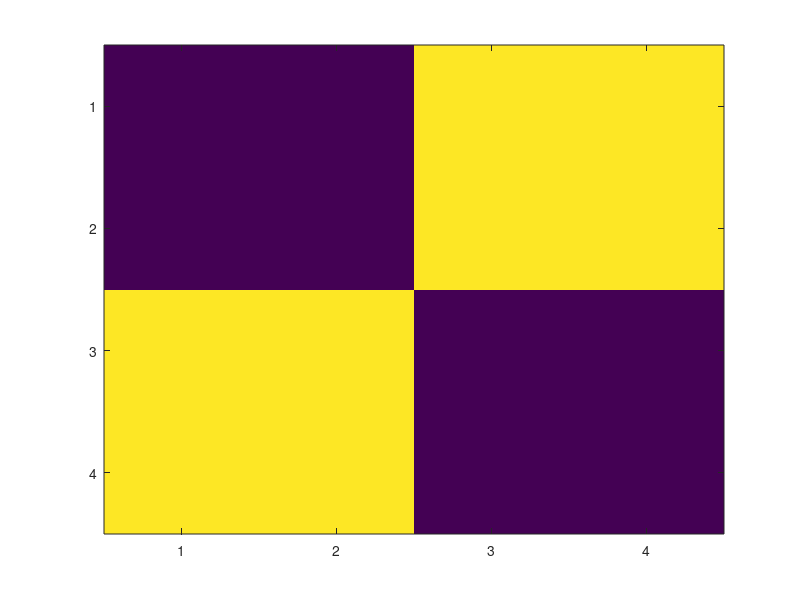
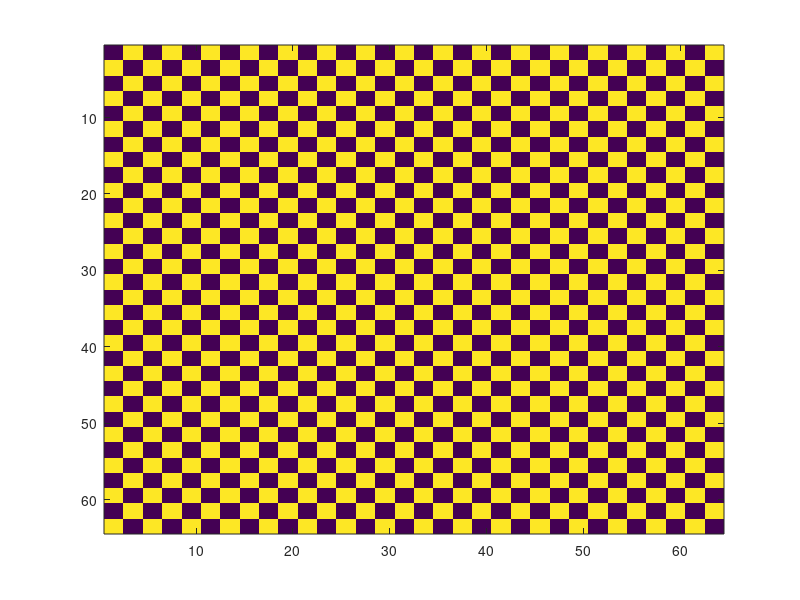
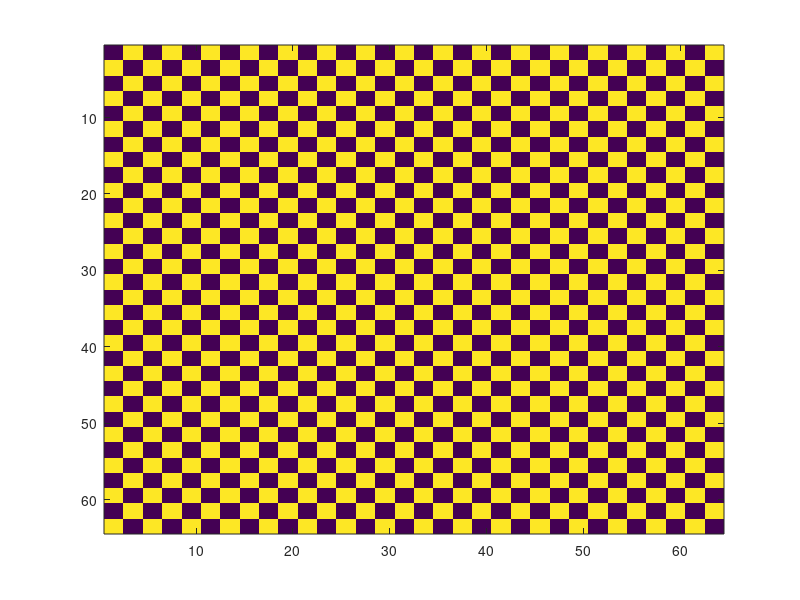

Write MATLAB code to recreate these figures, in order.
clear variables
clc
close all

X = zeros(4,4);
X(1:2, 3:4) = 1; 
X(3:4, 1:2) = 1;
figure(1);
imagesc(X);
%%
Y=zeros(64,64);
indeksy = mod(0:63, 4) + 1;
Y=X(indeksy,indeksy);
figure(2);
imagesc(Y);
%%
Z=[X, X ; X , X]; % 4x4
Z=[Z,Z ; Z, Z]; % 16x16
Z=[Z,Z ; Z, Z]; % 32x32
Z=[Z,Z ; Z, Z]; % 64x64
figure(3);
imagesc(Z);
